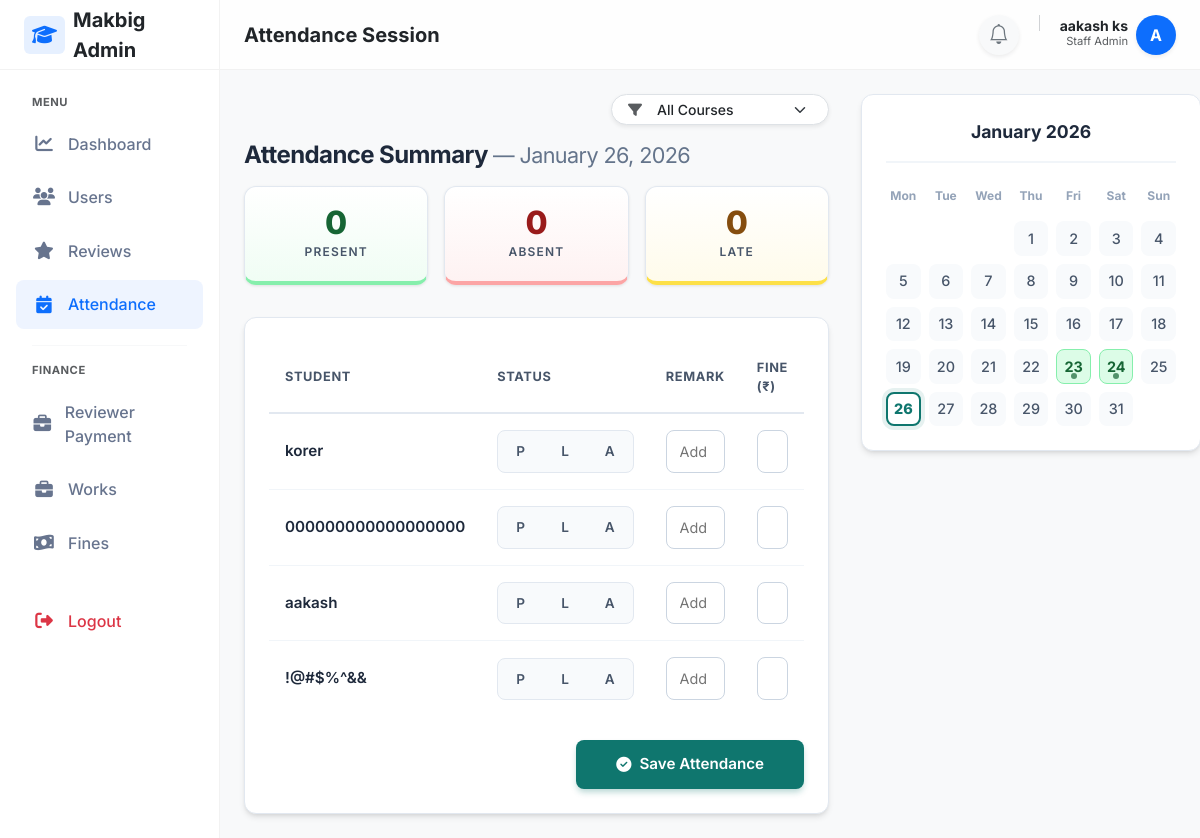
The page /attendance/session/ (signed in) on the database its author committed.
### adminpanel/models.py (models this page shows, shortened)
class User(AbstractUser):
    email=models.EmailField(unique=True)
    mobile_number=models.IntegerField(blank=True, null=True)
    is_student=models.BooleanField(default=False)

class StudentProfile(models.Model):
    user=models.OneToOneField(User, on_delete=models.CASCADE)
    course=models.ForeignKey(Course,on_delete=models.SET_NULL,null=True)
    enrollment_date=models.DateField(auto_now_add=True)
    progress_percent=models.DecimalField(max_digits=5, decimal_places=2, default=0)

### attendance/views.py (the view, shortened to what this page needs)
# urls.py: path('session/', views.attendance_session, name='staff_attendance'),
@login_required(login_url='/login/')
def attendance_session(request):
    selected_course = request.GET.get("course")
    date_str = request.GET.get('date')
    if date_str:
        try:
            selected_date = datetime.strptime(date_str, "%Y-%m-%d").date()
        except ValueError:
            selected_date = date.today()
    else:
        selected_date = date.today()
    year = selected_date.year
    month = selected_date.month
    students = StudentProfile.objects.select_related('user', 'course')
    if selected_course:
        students = students.filter(course_id=selected_course)
    existing_attendance = {
        record.student_id: record
        for record in AttendanceRecord.objects.filter(date=selected_date)
    }
    existing_fines = {
        fine.student_id: fine
        for fine in Penalty.objects.filter(
            student__in=students,
            attendance_record__date=selected_date
        )
    }
    day_summary = AttendanceRecord.objects.filter(
        date=selected_date
    ).values('status').annotate(count=Count('id'))
    day_summary_map = {'P': 0, 'A': 0, 'L': 0}
    for item in day_summary:
        day_summary_map[item['status']] = item['count']
    cal = calendar.Calendar(firstweekday=0)
    month_days = cal.monthdatescalendar(year, month)
    month_attendance = AttendanceRecord.objects.filter(
        date__year=year,
        date__month=month
    )
    attendance_map = {}
    for record in month_attendance:
        attendance_map.setdefault(record.date, []).append(record)
    return render(request,'attendance/staff_attendance.html',
        {
            'students': students,
            'courses': Course.objects.all(),
            'selected_date': selected_date,
            'existing_attendance': existing_attendance,
            'existing_fines': existing_fines,
            'day_summary': day_summary_map,
            'month_days': month_days,
            'attendance_map': attendance_map,
        })

### attendance/templatetags/calendar_extras.py (called while the page is built)
@register.filter
def get_item(dictionary, key):
    if dictionary is None:
        return None
    return dictionary.get(key)

@register.filter
def get_day_attendance(attendance_map, day):
    if attendance_map is None:
        return None
    return attendance_map.get(day)

### reviewtickets/context_processors.py (called while the page is built)
def ticket_notifications(request):
    if request.user.is_authenticated and request.user.is_staff:
        count = ReviewTicket.objects.filter(
            status='pending',
            is_seen=False
        ).count()
        return {'ticket_notification_count': count}
    return {}

### templates/attendance/staff_attendance.html (shortened to what this page needs)
{% extends "layouts/staff_layout.html" %}
{% load calendar_extras %}
{% block page_title %}Attendance Session{% endblock %}
{% block content %}
<div class="attendance-wrapper">
  <div class="attendance-main">
<div style="display: flex; justify-content: flex-end; margin-bottom: 1rem;">
  <form method="get" class="d-flex align-items-center">
    <div class="input-group input-group-sm shadow-sm rounded-pill overflow-hidden bg-white pe-2 border"
         style="max-width: 220px;">
      <span class="input-group-text border-0 bg-transparent text-muted ps-3">
        <i class="fa-solid fa-filter"></i>
      </span>
      <select
        name="course"
        class="form-select border-0 form-select-sm shadow-none bg-transparent fw-medium"
        onchange="this.form.submit()"
        style="min-width: 140px; cursor: pointer;">
        <option value="">All Courses</option>
      </select>
    </div>
  </form>
</div>
    <div class="day-summary-section">
      <h4>Attendance Summary <span style="font-weight: 400; color: #64748b; font-size: 0.9em;">— {{selected_date|date:"F d, Y" }}
      </span></h4>
      <div class="summary-grid">
        <div class="stat-card present">
          <div class="stat-value">{{ day_summary.P }}</div>
          <div class="stat-label">Present</div>
        </div>
        <div class="stat-card absent">
          <div class="stat-value">{{ day_summary.A }}</div>
          <div class="stat-label">Absent</div>
        </div>
        <div class="stat-card late">
          <div class="stat-value">{{ day_summary.L }}</div>
          <div class="stat-label">Late</div>
        </div>
      </div>
    </div>
    <div class="attendance-table-wrapper">
      <form method="post">
        <table class="styled-table">
          <thead>
            <tr>
              <th width="25%">Student</th>
              <th width="30%">Status</th>
              <th width="25%">Remark</th>
              <th width="25%">Fine (₹)</th>
            </tr>
          </thead>
          <tbody>
            {% for student in students %}
            {% with existing=existing_attendance|get_item:student.id %}
            {% with fine=existing_fines|get_item:student.id %}
            <tr>
              <td>
                <div class="student-name">{{ student.user.first_name }}</div>
              </td>
              <td>
                <div class="status-pills">
                  <label class="status-radio-label">
                    <span>P</span>
                  </label>
                  <label class="status-radio-label">
                    <span>L</span>
                  </label>
                  <label class="status-radio-label">
                    <span>A</span>
                  </label>
                </div>
              </td>
              <td>
                <input type="text" name="remark_{{ student.id }}" class="form-control-clean" placeholder="Add note..."
                  value="{{ fine.reason|default_if_none:'' }}">
              </td>
              <td>
                <input type="number" name="fine_{{ student.id }}" class="form-control-clean" placeholder="0.00"
                  step="0.01" min="0" max="10000" inputmode="decimal" value="{{ fine.amount|default_if_none:'' }}">
              </td>
            </tr>
            {% endwith %}
            {% endwith %}
            {% endfor %}
          </tbody>
        </table>
        <div style="text-align: right;">
          <button type="submit" class="btn-save">
            <i class="fa-solid fa-check-circle"></i> Save Attendance
          </button>
        </div>
      </form>
    </div>
  </div>
  <div class="right-sidebar">
    <div class="calendar-card">
      <div class="calendar-header">
        {{ selected_date|date:"F Y" }}
      </div>
      <div class="calendar-grid">
        <div class="cal-day-name">Mon</div>
        <div class="cal-day-name">Tue</div>
        <div class="cal-day-name">Wed</div>
        <div class="cal-day-name">Thu</div>
        <div class="cal-day-name">Fri</div>
        <div class="cal-day-name">Sat</div>
        <div class="cal-day-name">Sun</div>
        {% for week in month_days %}
        {% for day in week %}
        {% if day.month == selected_date.month %}
        {% with has_att=attendance_map|get_day_attendance:day %}
        <a href="?date={{ day|date:'Y-m-d' }}"
          class="cal-day {% if day == selected_date %}selected{% endif %} {% if has_att %}has-attendance{% endif %}"
          title="{% if has_att %}Attendance Marked{% else %}No Record{% endif %}">
          {{ day.day }}
          {% if has_att %}
          <div class="status-indicator"></div>
          {% endif %}
        </a>
        {% endwith %}
        {% else %}
        <div class="cal-day muted"></div>
        {% endif %}
        {% endfor %}
        {% endfor %}
      </div>
    </div>
  </div>
</div>
{% endblock %}

### templates/layouts/staff_layout.html (shortened to what this page needs)
{% load static %}
<!DOCTYPE html>
<html lang="en">
<head>
    <link href="https://cdn.jsdelivr.net/npm/bootstrap@5.3.0/dist/css/bootstrap.min.css" rel="stylesheet">
    <link rel="stylesheet" href="https://cdnjs.cloudflare.com/ajax/libs/font-awesome/6.4.0/css/all.min.css">
    <link rel="stylesheet" href="https://cdn.jsdelivr.net/npm/bootstrap-icons@1.10.5/font/bootstrap-icons.css">
    <link rel="stylesheet" href="{% static 'css/attendance.css' %}">
</head>
<body>
    <aside class="sidebar" id="sidebar">
        <div class="sidebar-brand">
            <a href="#" class="text-decoration-none d-flex align-items-center gap-2 text-dark fs-5 fw-bold">
                <div class="bg-primary bg-opacity-10 text-primary rounded px-2 py-1">
                    <i class="fa-solid fa-graduation-cap"></i>
                </div>
                <span>Makbig Admin</span>
            </a>
        </div>
        <nav class="sidebar-nav">
            <div class="small fw-bold text-uppercase text-muted mb-2 px-3"
                style="font-size: 0.7rem; letter-spacing: 0.5px;">Menu</div>
            <a href="{% url 'staff_dashboard' %}"
                class="nav-link {% if request.resolver_match.url_name == 'staff_dashboard' %}active{% endif %}">
                <i class="fa-solid fa-chart-line"></i> Dashboard
            </a>
            <a href="{% url 'staff_students' %}"
                class="nav-link {% if request.resolver_match.url_name == 'staff_students' %}active{% endif %}">
                <i class="fa-solid fa-users"></i> Users
            </a>
            <a href="{% url 'staff_review_list' %}"
                class="nav-link {% if request.resolver_match.url_name == 'staff_review_list' %}active{% endif %}">
                <i class="fa-solid fa-star"></i> Reviews
            </a>
            <a href="{% url 'staff_attendance' %}"
                class="nav-link {% if request.resolver_match.url_name == 'staff_attendance' %}active{% endif %}">
                <i class="fa-solid fa-calendar-check"></i> Attendance
            </a>
            <div class="my-3 border-top mx-3 opacity-25"></div>
            <div class="small fw-bold text-uppercase text-muted mb-2 px-3"
                style="font-size: 0.7rem; letter-spacing: 0.5px;">Finance</div>
            <a href="{% url "reviewer_payment_dashboard" %}" class="nav-link">
                <i class="fa-solid fa-briefcase"></i> Reviewer Payment
            </a>
            <a href="{% url "manage_works" %}" class="nav-link">
                <i class="fa-solid fa-briefcase"></i> Works
            </a>
            <a href="#" class="nav-link">
                <i class="fa-solid fa-money-bill-wave"></i> Fines
            </a>
            <div class="mt-auto pt-4">
                <form method="POST" action="{% url 'student_logout' %}">
                    <button type="submit" class="nav-link w-100 text-danger border-0 bg-transparent">
                        <i class="fa-solid fa-right-from-bracket"></i> Logout
                    </button>
                </form>
            </div>
        </nav>
    </aside>
    <div class="main-wrapper">
        <header class="topbar">
            <div class="d-flex align-items-center gap-3">
                <h5 class="mb-0 fw-bold text-dark">{% block page_title %}Dashboard{% endblock %}</h5>
            </div>
            <div class="d-flex align-items-center gap-3">
                <a href="{% url 'staff_ticket_list' %}"
                    class="btn btn-light rounded-circle position-relative border-0 shadow-sm"
                    style="width: 40px; height: 40px; display: flex; align-items: center; justify-content: center;">
                    <i class="bi bi-bell fs-5 text-secondary"></i>
                </a>
                <div class="d-flex align-items-center gap-2">
                    <div class="text-end d-none d-sm-block">
                        <div class="fw-bold small text-dark lh-1">{{ request.user.first_name }} {{request.user.last_name }}</div>
                        <div class="text-muted" style="font-size: 0.7rem;">Staff Admin</div>
                    </div>
                    <div class="rounded-circle bg-primary text-white d-flex align-items-center justify-content-center fw-bold shadow-sm"
                        style="width:40px;height:40px; font-size: 1rem;">
                        {{ request.user.first_name|slice:":1"|upper }}
                    </div>
                </div>
            </div>
        </header>
        <div class="p-4">
            {% block content %}
            {% endblock %}
        </div>
    </div>
</body>
</html>

### static/css/attendance.css (style rules this page uses)
.attendance-main { flex: 3; }
.calendar-header { text-align: center; margin-bottom: 12px; }
.calendar-grid { display: grid; grid-template-columns: repeat(7, 1fr); gap: 6px; }

### templates/layouts/staff_layout.html (style rules this page uses)
:root { --sidebar-width: 220px; --topbar-height: 70px; --primary-soft: #eef4ff; --text-heading: #344767; --text-muted: #67748e; }
body { font-family: 'Inter', sans-serif; background-color: #f8f9fa; color: #495057; }
.sidebar { width: var(--sidebar-width); background: #fff; border-right: 1px solid rgba(0, 0, 0, 0.05); display: flex; flex-direction: column; position: fixed; top: 0; bottom: 0; left: 0; z-index: 1045; transition: transform 0.3s ease-in-out; }
.sidebar-brand { height: var(--topbar-height); display: flex; align-items: center; padding: 0 1.5rem; border-bottom: 1px solid rgba(0, 0, 0, 0.05); }
.sidebar-nav { padding: 1.5rem 1rem; flex-grow: 1; overflow-y: auto; }
.nav-link { display: flex; align-items: center; padding: 0.8rem 1rem; color: var(--text-muted); font-weight: 500; border-radius: 0.5rem; margin-bottom: 0.25rem; transition: all 0.2s; }
.nav-link:hover, .nav-link.active { background-color: var(--primary-soft); color: #0d6efd; text-decoration: none; }
.nav-link i { width: 24px; text-align: center; margin-right: 0.75rem; font-size: 1.1rem; }
.main-wrapper { margin-left: var(--sidebar-width); min-height: 100vh; display: flex; flex-direction: column; transition: margin-left 0.3s ease-in-out; }
.topbar { height: var(--topbar-height); background: rgba(255, 255, 255, 0.8); backdrop-filter: blur(10px); border-bottom: 1px solid rgba(0, 0, 0, 0.05); padding: 0 1.5rem; display: flex; align-items: center; justify-content: space-between; position: sticky; top: 0; z-index: 1020; }

### rows shown on the page
User: user.first_name "aakash", user.last_name "ks", user.first_name "A", last_login "January 26, 2026"
StudentProfile: user.first_name "korer"
StudentProfile: user.first_name "000000000000000000"
StudentProfile: user.first_name "aakash"
StudentProfile: user.first_name "!@#$%^&&"

### other values the page prints
{{ day_summary.P }} "0"
{{ day_summary.A }} "0"
{{ day_summary.L }} "0"
{{ day.day }} "1" "2" "3" "4" "5" "6" "7" "8" "9" "10" "11" "12" "13" "14" "15" "16" "17" "18" "19" "20" "21" "22" "23" "24" "25" "26" "27" "28" "29" "30" "31"
